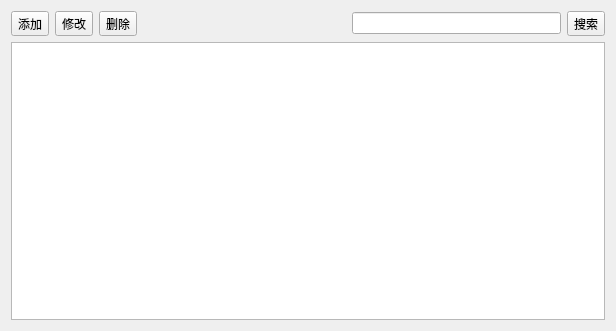
<?xml version="1.0" encoding="UTF-8"?>
<ui version="4.0">
 <class>employeeManagePage</class>
 <widget class="QWidget" name="employeeManagePage">
  <property name="geometry">
   <rect>
    <x>0</x>
    <y>0</y>
    <width>616</width>
    <height>331</height>
   </rect>
  </property>
  <property name="windowTitle">
   <string>Form</string>
  </property>
  <layout class="QVBoxLayout" name="verticalLayout">
   <item>
    <layout class="QHBoxLayout" name="horizontalLayout">
     <item>
      <widget class="QToolButton" name="add_btn">
       <property name="text">
        <string>添加</string>
       </property>
      </widget>
     </item>
     <item>
      <widget class="QToolButton" name="mod_btn">
       <property name="text">
        <string>修改</string>
       </property>
      </widget>
     </item>
     <item>
      <widget class="QToolButton" name="del_btn">
       <property name="text">
        <string>删除</string>
       </property>
      </widget>
     </item>
     <item>
      <spacer name="horizontalSpacer">
       <property name="orientation">
        <enum>Qt::Horizontal</enum>
       </property>
       <property name="sizeHint" stdset="0">
        <size>
         <width>40</width>
         <height>20</height>
        </size>
       </property>
      </spacer>
     </item>
     <item>
      <widget class="QLineEdit" name="lineEdit"/>
     </item>
     <item>
      <widget class="QToolButton" name="search_btn">
       <property name="text">
        <string>搜索</string>
       </property>
      </widget>
     </item>
    </layout>
   </item>
   <item>
    <widget class="QTableView" name="tableView"/>
   </item>
  </layout>
 </widget>
 <resources/>
 <connections/>
</ui>
